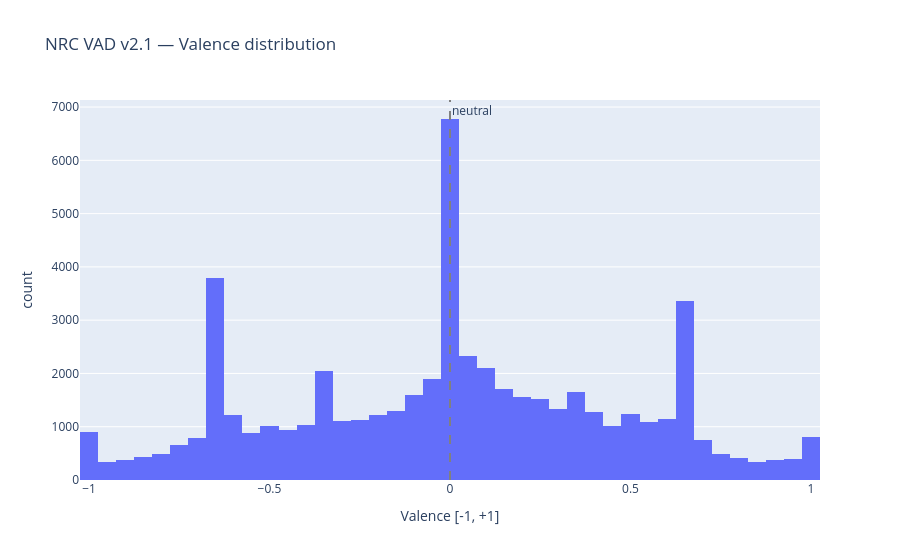

The notebook cell this image was saved under:
### Markdown cell above
## Valence distribution

VAD valence is bipolar [-1, +1], same scale as OPP and NMA.

### Code cell
fig = px.histogram(vad, x='vad_valence', nbins=50,
    title='NRC VAD v2.1 — Valence distribution',
    labels={'vad_valence': 'Valence [-1, +1]'})
fig.add_vline(x=0, line_dash='dash', line_color='grey', annotation_text='neutral')
fig.show()

print(vad['vad_valence'].describe().round(4).to_string())
print(f'\nPositive (>0.5) : {(vad["vad_valence"] > 0).sum():,}')
print(f'Negative (<0) : {(vad["vad_valence"] < 0).sum():,}')
print(f'Neutral  (=0) : {(vad["vad_valence"] == 0).sum():,}')

### Figure 1 — Plotly figure (JSON) as saved in the notebook; plotly's stock layout.template omitted (floating-point values rounded to 4 significant figures; data arrays with more than 128 entries replaced by an {"elided": "..."} marker saying what was removed)
{"data": [{"bingroup": "x", "hovertemplate": "Valence [-1, +1]=%{x}<br>count=%{y}<extra></extra>", "legendgroup": "", "marker": {"color": "#636efa", "pattern": {"shape": ""}}, "name": "", "nbinsx": 50, "orientation": "v", "showlegend": false, "type": "histogram", "x": {"elided": "54801 float values"}, "xaxis": "x", "yaxis": "y"}], "layout": {"annotations": [{"showarrow": false, "text": "neutral", "x": 0, "xanchor": "left", "xref": "x", "y": 1, "yanchor": "top", "yref": "y domain"}], "barmode": "relative", "legend": {"tracegroupgap": 0}, "shapes": [{"line": {"color": "grey", "dash": "dash"}, "type": "line", "x0": 0, "x1": 0, "xref": "x", "y0": 0, "y1": 1, "yref": "y domain"}], "title": {"text": "NRC VAD v2.1 — Valence distribution"}, "xaxis": {"anchor": "y", "domain": [0.0, 1.0], "title": {"text": "Valence [-1, +1]"}}, "yaxis": {"anchor": "x", "domain": [0.0, 1.0], "title": {"text": "count"}}}}
